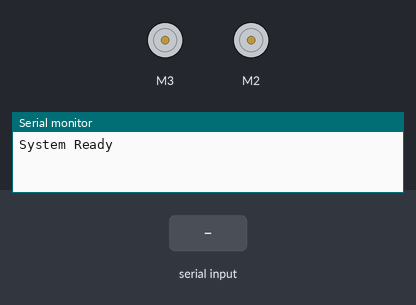
Simulated run of this sketch. Board: Arduino Uno, built with avr-gcc and run on an emulated ATmega328P. On the bench: 2 × DC motor (green arrow = forward, orange = backward, longer = faster), the last lines printed to the serial monitor. Inputs (shaded band) come from the test bench.

Above: at 1.2 s.
1.3 s: "f\n" received over the second serial link
At 2.1 s:
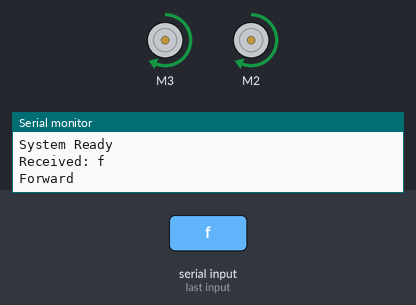
2.8 s: "b\n" received over the second serial link
At 3.3 s:
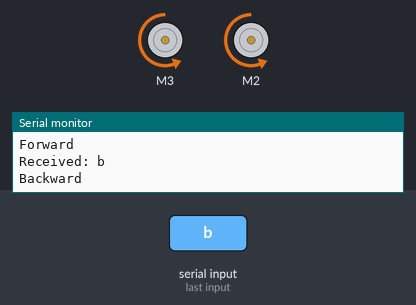
4.3 s: "l\n" received over the second serial link
At 5.5 s:
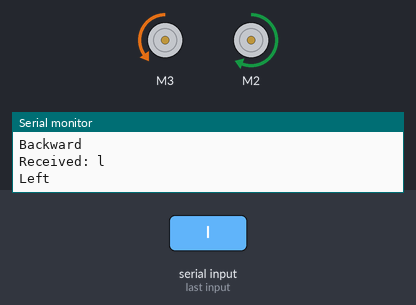
5.8 s: "r\n" received over the second serial link
At 6.7 s:
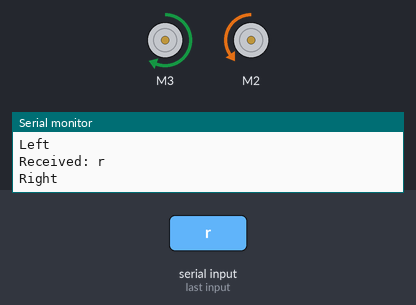
Timing chart, 0 to 8.3 s (numbered marks = the images above; inputs shaded):
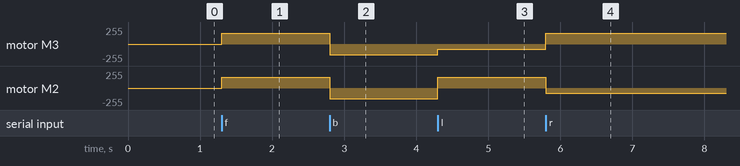

The sketch:

btControled.ino
```cpp
#include <AFMotor.h>
#include <SoftwareSerial.h>

// Bluetooth HC-05
SoftwareSerial BT(10, 11);  // RX, TX

// Motors (M3 = left, M2 = right)
AF_DCMotor leftMotor(3);
AF_DCMotor rightMotor(2);

// Speed (increase for torque)
int baseSpeed = 160;
int turnSpeed = 80;

void setup()
{
  Serial.begin(9600);
  BT.begin(38400);

  Serial.println("System Ready");

  // Ensure motors are stopped initially
  leftMotor.setSpeed(0);
  rightMotor.setSpeed(0);
  leftMotor.run(RELEASE);
  rightMotor.run(RELEASE);
}

void loop()
{
  // Check Bluetooth
  if (BT.available())
  {
    char cmd = BT.read();

    // Ignore garbage
    if (cmd == '\n' || cmd == '\r') return;

    Serial.print("Received: ");
    Serial.println(cmd);

    moveRobot(cmd);
  }
}

// ---------------- MOTOR CONTROL ---------------- //
void moveRobot(char cmd)
{
  switch (cmd)
  {
    case 'f':   // Forward
      Serial.println("Forward");

      leftMotor.setSpeed(baseSpeed);
      rightMotor.setSpeed(baseSpeed);

      leftMotor.run(FORWARD);
      rightMotor.run(FORWARD);
      break;

    case 'b':   // Backward
      Serial.println("Backward");

      leftMotor.setSpeed(baseSpeed);
      rightMotor.setSpeed(baseSpeed);

      leftMotor.run(BACKWARD);
      rightMotor.run(BACKWARD);
      break;

    case 'l':   // STRONG LEFT TURN
      Serial.println("Left");

      leftMotor.setSpeed(turnSpeed);
      rightMotor.setSpeed(baseSpeed);

      leftMotor.run(BACKWARD);   // reverse left
      rightMotor.run(FORWARD);   // forward right
      break;

    case 'r':   // STRONG RIGHT TURN
      Serial.println("Right");

      leftMotor.setSpeed(baseSpeed);
      rightMotor.setSpeed(turnSpeed);

      leftMotor.run(FORWARD);
      rightMotor.run(BACKWARD);  // reverse right
      break;

    case 's':   // Stop
      Serial.println("Stop");

      leftMotor.setSpeed(0);
      rightMotor.setSpeed(0);

      leftMotor.run(RELEASE);
      rightMotor.run(RELEASE);
      break;

    default:
      Serial.println("Invalid Command");

      leftMotor.run(RELEASE);
      rightMotor.run(RELEASE);
      break;
  }
}
```

Measured:
- after the input at 1.3 s, motor M3, motor M2: stopped → forward 160/255 at once
- after the input at 2.8 s, motor M3, motor M2: forward 160/255 → backward 160/255 at once
- after the input at 4.3 s, motor M3: backward 160/255 → backward 80/255 at once; motor M2: backward 160/255 → forward 160/255 at once
- after the input at 5.8 s, motor M3: backward 80/255 → forward 160/255 at once; motor M2: forward 160/255 → backward 80/255 at once
